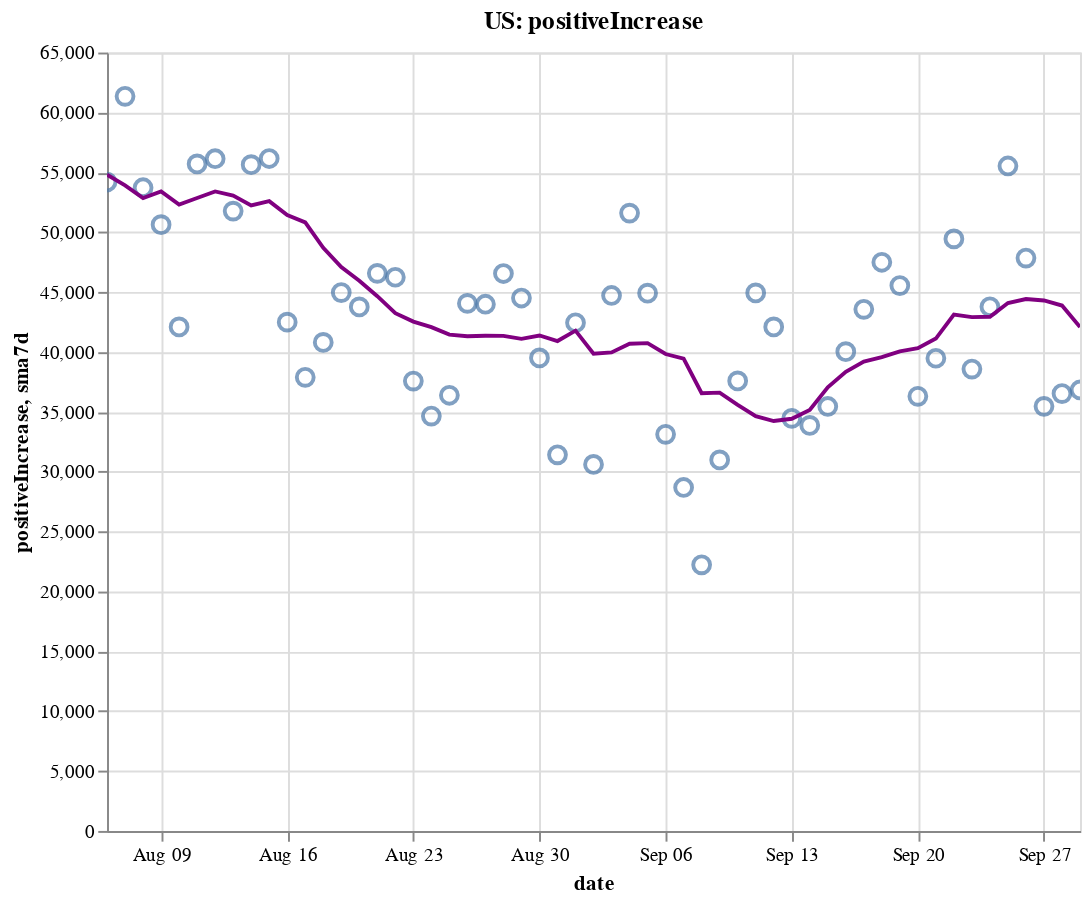

This figure's notebook cell:
### Code cell
create_plot(us, 'positiveIncrease')

### Figure 1 — Vega-Lite specification as saved in the notebook (floating-point values rounded to 4 significant figures)
{"config": {"view": {"continuousWidth": 400, "continuousHeight": 300}}, "layer": [{"layer": [{"mark": {"type": "point", "size": 75}, "encoding": {"tooltip": [{"type": "temporal", "field": "date"}, {"type": "quantitative", "field": "positiveIncrease"}, {"type": "quantitative", "field": "sma7d"}], "x": {"type": "temporal", "field": "date"}, "y": {"type": "quantitative", "field": "positiveIncrease"}}, "selection": {"selector002": {"type": "interval", "bind": "scales", "encodings": ["x", "y"]}}}, {"mark": {"type": "line", "color": "purple"}, "encoding": {"x": {"type": "temporal", "field": "date"}, "y": {"type": "quantitative", "field": "sma7d"}}}]}, {"mark": {"type": "rule", "color": "#aaa"}, "encoding": {"x": {"type": "temporal", "field": "date"}}, "transform": [{"filter": {"selection": "selector001"}}]}, {"mark": "circle", "encoding": {"opacity": {"condition": {"value": 1, "selection": "selector001"}, "value": 0}, "tooltip": [{"type": "temporal", "field": "date"}, {"type": "quantitative", "field": "positiveIncrease"}, {"type": "quantitative", "field": "sma7d"}], "x": {"type": "temporal", "field": "date"}, "y": {"type": "quantitative", "field": "positiveIncrease"}}, "selection": {"selector001": {"type": "single", "encodings": ["x"], "on": "mouseover", "nearest": true, "empty": "none"}}}, {"mark": {"type": "text", "align": "left", "dx": 5, "dy": -5, "stroke": "white", "strokeWidth": 2}, "encoding": {"text": {"type": "quantitative", "field": "positiveIncrease"}, "tooltip": [{"type": "temporal", "field": "date"}, {"type": "quantitative", "field": "positiveIncrease"}, {"type": "quantitative", "field": "sma7d"}], "x": {"type": "temporal", "field": "date"}, "y": {"type": "quantitative", "field": "positiveIncrease"}}, "transform": [{"filter": {"selection": "selector001"}}]}, {"mark": {"type": "text", "align": "left", "dx": 5, "dy": -5}, "encoding": {"text": {"type": "quantitative", "field": "positiveIncrease"}, "tooltip": [{"type": "temporal", "field": "date"}, {"type": "quantitative", "field": "positiveIncrease"}, {"type": "quantitative", "field": "sma7d"}], "x": {"type": "temporal", "field": "date"}, "y": {"type": "quantitative", "field": "positiveIncrease"}}, "transform": [{"filter": {"selection": "selector001"}}]}], "data": {"name": "data-3699bfd426f3c19d4cad5adf3a6fbda4"}, "height": 400, "title": "US: positiveIncrease", "width": 500, "$schema": "https://vega.github.io/schema/vega-lite/v4.8.1.json", "datasets": {"data-3699bfd426f3c19d4cad5adf3a6fbda4": [{"date": "2020-08-06T00:00:00", "totalTestResultsIncrease": 785200.0, "positiveIncrease": 54190.0, "death": 151400.0, "deathIncrease": 1251.0, "positiveRate": 0.069, "state": "US", "sma7d": 54800.0}, {"date": "2020-08-07T00:00:00", "totalTestResultsIncrease": 803500.0, "positiveIncrease": 61340.0, "death": 152700.0, "deathIncrease": 1333.0, "positiveRate": 0.076, "state": "US", "sma7d": 53910.0}, {"date": "2020-08-08T00:00:00", "totalTestResultsIncrease": 688700.0, "positiveIncrease": 53710.0, "death": 153800.0, "deathIncrease": 1089.0, "positiveRate": 0.078, "state": "US", "sma7d": 52850.0}, {"date": "2020-08-09T00:00:00", "totalTestResultsIncrease": 726200.0, "positiveIncrease": 50630.0, "death": 154500.0, "deathIncrease": 616.0, "positiveRate": 0.07, "state": "US", "sma7d": 53400.0}, {"date": "2020-08-10T00:00:00", "totalTestResultsIncrease": 753200.0, "positiveIncrease": 42090.0, "death": 154900.0, "deathIncrease": 426.0, "positiveRate": 0.056, "state": "US", "sma7d": 52310.0}, {"date": "2020-08-11T00:00:00", "totalTestResultsIncrease": 756100.0, "positiveIncrease": 55700.0, "death": 156200.0, "deathIncrease": 1326.0, "positiveRate": 0.074, "state": "US", "sma7d": 52860.0}, {"date": "2020-08-12T00:00:00", "totalTestResultsIncrease": 487500.0, "positiveIncrease": 56130.0, "death": 157700.0, "deathIncrease": 1519.0, "positiveRate": 0.115, "state": "US", "sma7d": 53400.0}, {"date": "2020-08-13T00:00:00", "totalTestResultsIncrease": 925200.0, "positiveIncrease": 51760.0, "death": 158900.0, "deathIncrease": 1163.0, "positiveRate": 0.056, "state": "US", "sma7d": 53050.0}, {"date": "2020-08-14T00:00:00", "totalTestResultsIncrease": 885500.0, "positiveIncrease": 55640.0, "death": 160100.0, "deathIncrease": 1216.0, "positiveRate": 0.063, "state": "US", "sma7d": 52240.0}, {"date": "2020-08-15T00:00:00", "totalTestResultsIncrease": 779600.0, "positiveIncrease": 56150.0, "death": 161300.0, "deathIncrease": 1221.0, "positiveRate": 0.072, "state": "US", "sma7d": 52580.0}, {"date": "2020-08-16T00:00:00", "totalTestResultsIncrease": 808100.0, "positiveIncrease": 42490.0, "death": 161900.0, "deathIncrease": 619.0, "positiveRate": 0.053, "state": "US", "sma7d": 51420.0}, {"date": "2020-08-17T00:00:00", "totalTestResultsIncrease": 685800.0, "positiveIncrease": 37880.0, "death": 162400.0, "deathIncrease": 407.0, "positiveRate": 0.055, "state": "US", "sma7d": 50820.0}, {"date": "2020-08-18T00:00:00", "totalTestResultsIncrease": 673700.0, "positiveIncrease": 40800.0, "death": 163500.0, "deathIncrease": 1196.0, "positiveRate": 0.061, "state": "US", "sma7d": 48690.0}, {"date": "2020-08-19T00:00:00", "totalTestResultsIncrease": 703900.0, "positiveIncrease": 44960.0, "death": 165000.0, "deathIncrease": 1420.0, "positiveRate": 0.064, "state": "US", "sma7d": 47090.0}, {"date": "2020-08-20T00:00:00", "totalTestResultsIncrease": 726300.0, "positiveIncrease": 43760.0, "death": 166100.0, "deathIncrease": 1134.0, "positiveRate": 0.06, "state": "US", "sma7d": 45950.0}, {"date": "2020-08-21T00:00:00", "totalTestResultsIncrease": 785000.0, "positiveIncrease": 46560.0, "death": 167200.0, "deathIncrease": 1123.0, "positiveRate": 0.059, "state": "US", "sma7d": 44660.0}, {"date": "2020-08-22T00:00:00", "totalTestResultsIncrease": 794300.0, "positiveIncrease": 46240.0, "death": 168300.0, "deathIncrease": 1029.0, "positiveRate": 0.058, "state": "US", "sma7d": 43240.0}, {"date": "2020-08-23T00:00:00", "totalTestResultsIncrease": 645300.0, "positiveIncrease": 37570.0, "death": 168800.0, "deathIncrease": 572.0, "positiveRate": 0.058, "state": "US", "sma7d": 42540.0}, {"date": "2020-08-24T00:00:00", "totalTestResultsIncrease": 713500.0, "positiveIncrease": 34640.0, "death": 169200.0, "deathIncrease": 343.0, "positiveRate": 0.049, "state": "US", "sma7d": 42070.0}, {"date": "2020-08-25T00:00:00", "totalTestResultsIncrease": 664000.0, "positiveIncrease": 36380.0, "death": 170300.0, "deathIncrease": 1147.0, "positiveRate": 0.055, "state": "US", "sma7d": 41440.0}, {"date": "2020-08-26T00:00:00", "totalTestResultsIncrease": 680600.0, "positiveIncrease": 44050.0, "death": 171600.0, "deathIncrease": 1298.0, "positiveRate": 0.065, "state": "US", "sma7d": 41310.0}, {"date": "2020-08-27T00:00:00", "totalTestResultsIncrease": 791600.0, "positiveIncrease": 43980.0, "death": 172700.0, "deathIncrease": 1129.0, "positiveRate": 0.056, "state": "US", "sma7d": 41350.0}, {"date": "2020-08-28T00:00:00", "totalTestResultsIncrease": 818700.0, "positiveIncrease": 46550.0, "death": 173800.0, "deathIncrease": 1023.0, "positiveRate": 0.057, "state": "US", "sma7d": 41340.0}, {"date": "2020-08-29T00:00:00", "totalTestResultsIncrease": 815400.0, "positiveIncrease": 44500.0, "death": 174800.0, "deathIncrease": 1015.0, "positiveRate": 0.055, "state": "US", "sma7d": 41100.0}, {"date": "2020-08-30T00:00:00", "totalTestResultsIncrease": 774300.0, "positiveIncrease": 39500.0, "death": 175300.0, "deathIncrease": 475.0, "positiveRate": 0.051, "state": "US", "sma7d": 41370.0}, {"date": "2020-08-31T00:00:00", "totalTestResultsIncrease": 705100.0, "positiveIncrease": 31410.0, "death": 175600.0, "deathIncrease": 366.0, "positiveRate": 0.045, "state": "US", "sma7d": 40910.0}, {"date": "2020-09-01T00:00:00", "totalTestResultsIncrease": 732400.0, "positiveIncrease": 42430.0, "death": 176600.0, "deathIncrease": 1027.0, "positiveRate": 0.058, "state": "US", "sma7d": 41780.0}, {"date": "2020-09-02T00:00:00", "totalTestResultsIncrease": 683900.0, "positiveIncrease": 30600.0, "death": 177700.0, "deathIncrease": 1032.0, "positiveRate": 0.045, "state": "US", "sma7d": 39850.0}, {"date": "2020-09-03T00:00:00", "totalTestResultsIncrease": 798200.0, "positiveIncrease": 44710.0, "death": 178700.0, "deathIncrease": 1070.0, "positiveRate": 0.056, "state": "US", "sma7d": 39960.0}, {"date": "2020-09-04T00:00:00", "totalTestResultsIncrease": 949700.0, "positiveIncrease": 51590.0, "death": 179700.0, "deathIncrease": 998.0, "positiveRate": 0.054, "state": "US", "sma7d": 40680.0}, {"date": "2020-09-05T00:00:00", "totalTestResultsIncrease": 876600.0, "positiveIncrease": 44900.0, "death": 180700.0, "deathIncrease": 918.0, "positiveRate": 0.051, "state": "US", "sma7d": 40740.0}, {"date": "2020-09-06T00:00:00", "totalTestResultsIncrease": 782400.0, "positiveIncrease": 33120.0, "death": 181100.0, "deathIncrease": 449.0, "positiveRate": 0.042, "state": "US", "sma7d": 39820.0}, {"date": "2020-09-07T00:00:00", "totalTestResultsIncrease": 615300.0, "positiveIncrease": 28680.0, "death": 181300.0, "deathIncrease": 225.0, "positiveRate": 0.047, "state": "US", "sma7d": 39440.0}, {"date": "2020-09-08T00:00:00", "totalTestResultsIncrease": 540000.0, "positiveIncrease": 22220.0, "death": 181700.0, "deathIncrease": 358.0, "positiveRate": 0.041, "state": "US", "sma7d": 36550.0}, {"date": "2020-09-09T00:00:00", "totalTestResultsIncrease": 626200.0, "positiveIncrease": 30980.0, "death": 182800.0, "deathIncrease": 1083.0, "positiveRate": 0.049, "state": "US", "sma7d": 36600.0}, {"date": "2020-09-10T00:00:00", "totalTestResultsIncrease": 690300.0, "positiveIncrease": 37580.0, "death": 184000.0, "deathIncrease": 1170.0, "positiveRate": 0.054, "state": "US", "sma7d": 35580.0}, {"date": "2020-09-11T00:00:00", "totalTestResultsIncrease": 826400.0, "positiveIncrease": 44930.0, "death": 185000.0, "deathIncrease": 1018.0, "positiveRate": 0.054, "state": "US", "sma7d": 34630.0}, {"date": "2020-09-12T00:00:00", "totalTestResultsIncrease": 903400.0, "positiveIncrease": 42090.0, "death": 185800.0, "deathIncrease": 810.0, "positiveRate": 0.047, "state": "US", "sma7d": 34230.0}, {"date": "2020-09-13T00:00:00", "totalTestResultsIncrease": 728200.0, "positiveIncrease": 34450.0, "death": 186200.0, "deathIncrease": 389.0, "positiveRate": 0.047, "state": "US", "sma7d": 34420.0}, {"date": "2020-09-14T00:00:00", "totalTestResultsIncrease": 445800.0, "positiveIncrease": 33860.0, "death": 186600.0, "deathIncrease": 404.0, "positiveRate": 0.076, "state": "US", "sma7d": 35160.0}, {"date": "2020-09-15T00:00:00", "totalTestResultsIncrease": 724800.0, "positiveIncrease": 35440.0, "death": 187600.0, "deathIncrease": 1031.0, "positiveRate": 0.049, "state": "US", "sma7d": 37050.0}, {"date": "2020-09-16T00:00:00", "totalTestResultsIncrease": 729600.0, "positiveIncrease": 40020.0, "death": 188800.0, "deathIncrease": 1200.0, "positiveRate": 0.055, "state": "US", "sma7d": 38340.0}, {"date": "2020-09-17T00:00:00", "totalTestResultsIncrease": 841900.0, "positiveIncrease": 43560.0, "death": 189700.0, "deathIncrease": 863.0, "positiveRate": 0.052, "state": "US", "sma7d": 39190.0}, {"date": "2020-09-18T00:00:00", "totalTestResultsIncrease": 985000.0, "positiveIncrease": 47490.0, "death": 190600.0, "deathIncrease": 901.0, "positiveRate": 0.048, "state": "US", "sma7d": 39560.0}, {"date": "2020-09-19T00:00:00", "totalTestResultsIncrease": 1066000.0, "positiveIncrease": 45540.0, "death": 191300.0, "deathIncrease": 740.0, "positiveRate": 0.043, "state": "US", "sma7d": 40050.0}, {"date": "2020-09-20T00:00:00", "totalTestResultsIncrease": 905300.0, "positiveIncrease": 36300.0, "death": 191600.0, "deathIncrease": 327.0, "positiveRate": 0.04, "state": "US", "sma7d": 40320.0}, {"date": "2020-09-21T00:00:00", "totalTestResultsIncrease": 725300.0, "positiveIncrease": 39470.0, "death": 191900.0, "deathIncrease": 287.0, "positiveRate": 0.054, "state": "US", "sma7d": 41120.0}, {"date": "2020-09-22T00:00:00", "totalTestResultsIncrease": 770000.0, "positiveIncrease": 49440.0, "death": 192800.0, "deathIncrease": 854.0, "positiveRate": 0.064, "state": "US", "sma7d": 43120.0}, {"date": "2020-09-23T00:00:00", "totalTestResultsIncrease": 923700.0, "positiveIncrease": 38570.0, "death": 193900.0, "deathIncrease": 1157.0, "positiveRate": 0.042, "state": "US", "sma7d": 42910.0}, {"date": "2020-09-24T00:00:00", "totalTestResultsIncrease": 940400.0, "positiveIncrease": 43770.0, "death": 194900.0, "deathIncrease": 921.0, "positiveRate": 0.047, "state": "US", "sma7d": 42940.0}, {"date": "2020-09-25T00:00:00", "totalTestResultsIncrease": 1012000.0, "positiveIncrease": 55530.0, "death": 195700.0, "deathIncrease": 844.0, "positiveRate": 0.055, "state": "US", "sma7d": 44090.0}, {"date": "2020-09-26T00:00:00", "totalTestResultsIncrease": 1019000.0, "positiveIncrease": 47840.0, "death": 196600.0, "deathIncrease": 869.0, "positiveRate": 0.047, "state": "US", "sma7d": 44420.0}, {"date": "2020-09-27T00:00:00", "totalTestResultsIncrease": 825200.0, "positiveIncrease": 35450.0, "death": 196900.0, "deathIncrease": 307.0, "positiveRate": 0.043, "state": "US", "sma7d": 44300.0}, {"date": "2020-09-28T00:00:00", "totalTestResultsIncrease": 1010000.0, "positiveIncrease": 36520.0, "death": 197100.0, "deathIncrease": 257.0, "positiveRate": 0.036, "state": "US", "sma7d": 43870.0}, {"date": "2020-09-29T00:00:00", "totalTestResultsIncrease": 806500.0, "positiveIncrease": 36820.0, "death": 197800.0, "deathIncrease": 739.0, "positiveRate": 0.046, "state": "US", "sma7d": 42070.0}]}}
